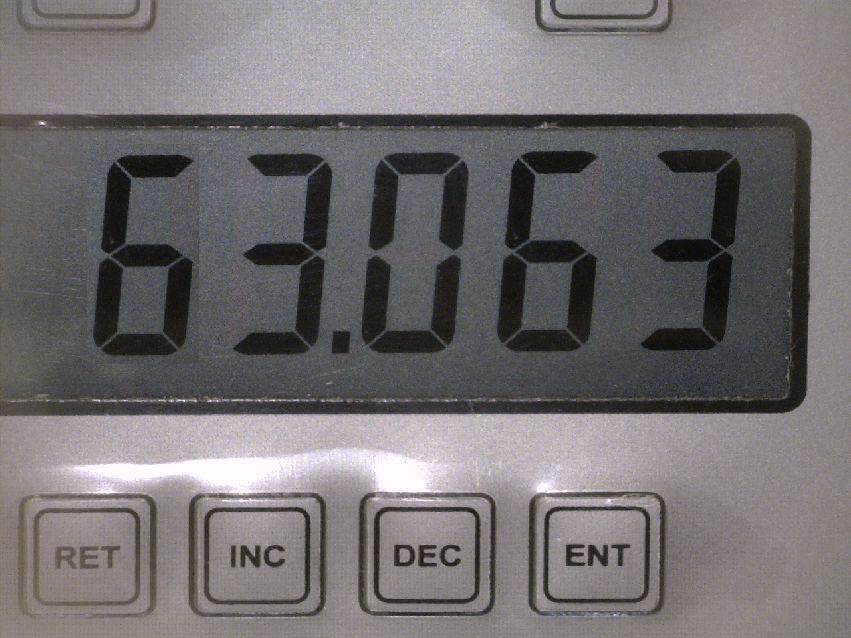
#> input picture Dataset/img01.BMP, 851 x 638 px, found by its file name
$ jupyter execute --allow-errors Digital_Gauge_Solution.ipynb   (shell and % lines are left out)
#> lines starting #> are read from the running program, lines starting #| are printed output that depends on the picture; after the words box and inside, x2 and y2 are one past the last pixel; in counts of white or black regions, pixels touching at a corner belong together
[cell 1]
#Install Pre-Req

[cell 2]
#Import Libs
from matplotlib import pyplot as plot
from PIL import Image

import matplotlib as mpl
import urllib.request
import urllib.parse
import numpy as np
import easyocr
import math
import cv2
import re

[cell 3]
# Suppress the Warnings
import warnings
import logging

warnings.filterwarnings("ignore", message="Neither CUDA nor MPS are available - defaulting to CPU. Note: This module is much faster with a GPU.", category=UserWarning)
warnings.filterwarnings("ignore", message="'pin_memory' argument is set as true but no accelerator is found, then device pinned memory won't be used.", category=UserWarning)
logging.getLogger('easyocr').setLevel(logging.ERROR)

#> (a cell that did not finish here is left out)

[cell 5]
#Define the Image URL
image_url = 'https://raw.githubusercontent.com/jrafa1607/Digital_Gauge_Solution_CV/main/Dataset/img01.BMP'

[cell 6]
#Open the Image
with urllib.request.urlopen(image_url) as url:
    s = url.read()

[cell 7]
#Convert to a Numpy Array and Decode with cv2
original = cv2.imdecode(np.frombuffer(s, np.uint8), -1)
#> original is the input picture: shape (638, 851, 3); mean B, G, R 112.9, 111.2, 114.5

[cell 8]
#Show the Image
plot.imshow(original,cmap='gray')
plot.show()

[cell 9]
#Define the Interest Region
x, y, w, h = 65, 135, 685, 230
img = original[y:y+h, x:x+w]
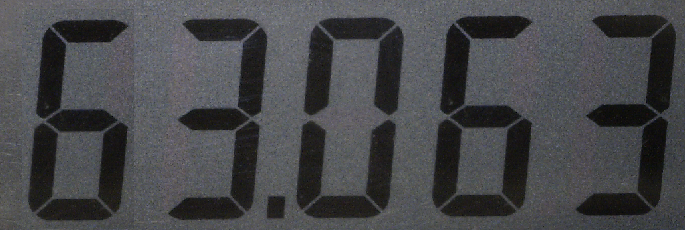
#> img: shape (230, 685, 3); mean B, G, R 74.1, 71.5, 70.6

[cell 10]
#Show the Results
plot.imshow(img,cmap='gray')
plot.show()

[cell 11]
# Apply Non-Local Means Denoising
img = cv2.fastNlMeansDenoising(img, None, 20, 7, 21)

[cell 12]
#Show the Results
plot.imshow(img,cmap='gray')
plot.show()

[cell 13]
#Apply the Normalization with MinMax
norm_img = np.zeros((img.shape[0], img.shape[1]))
img = cv2.normalize(img, norm_img, 0, 255, cv2.NORM_MINMAX)
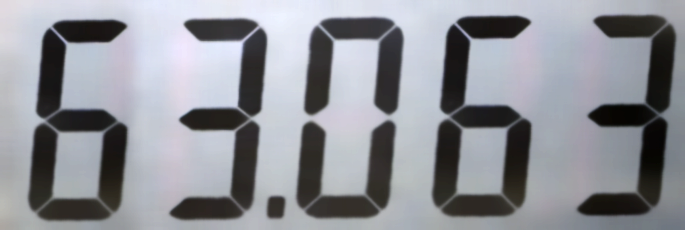
#> img: shape (230, 685, 3); mean B, G, R 151, 144.6, 142.5

[cell 14]
#Show the Results
plot.imshow(img,cmap='gray')
plot.show()

[cell 15]
#Apply Filter for Dark Colors in the Image
kernel = cv2.getStructuringElement(cv2.MORPH_RECT, (1,2))
img = cv2.morphologyEx(img, cv2.MORPH_OPEN, kernel,iterations=1)
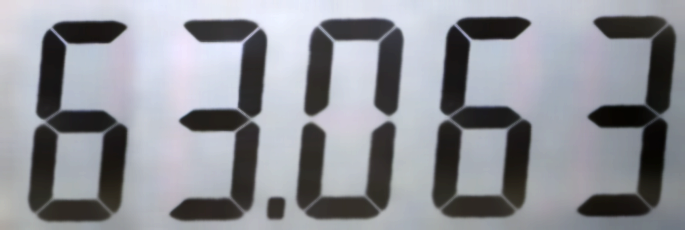
#> img: shape (230, 685, 3); mean B, G, R 151.2, 144.8, 142.7

[cell 16]
#Apply Erosion
EE = cv2.getStructuringElement(cv2.MORPH_RECT,(5,5))
img = cv2.erode(img,EE,iterations = 2)
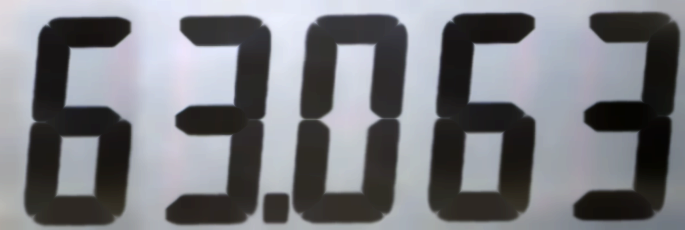
#> img: shape (230, 685, 3); mean B, G, R 128.4, 123.6, 122.2

[cell 17]
#Show the Results
plot.imshow(img,cmap='gray')
plot.show()

[cell 18]
#Convert to Grayscale
img = cv2.cvtColor(img, cv2.COLOR_BGR2GRAY)
#> img: shape (230, 685)

[cell 19]
#Apply Canny to Create Edges
canny_edges = cv2.Canny(img, 150, 200)
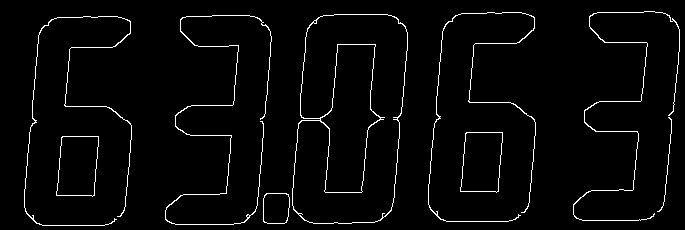
#> canny_edges: shape (230, 685); 3% white in thin lines or dots, all inside (x1, y1, x2, y2) = (24, 11, 680, 226)
black_edges_mask = cv2.bitwise_not(canny_edges)
img = cv2.bitwise_and(img, black_edges_mask)
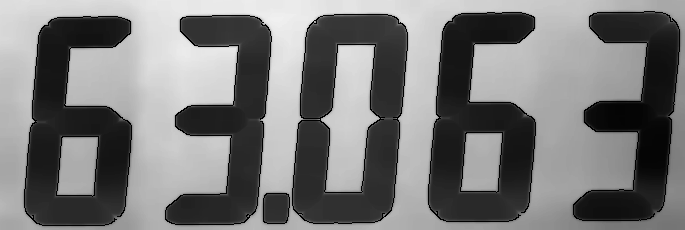
#> img: shape (230, 685); min 0, max 240, mean 120.5

[cell 20]
#Fill the Canny Edges
kernel_fill = np.ones((8,8), np.uint8)
img = cv2.morphologyEx(img, cv2.MORPH_CLOSE, kernel_fill)
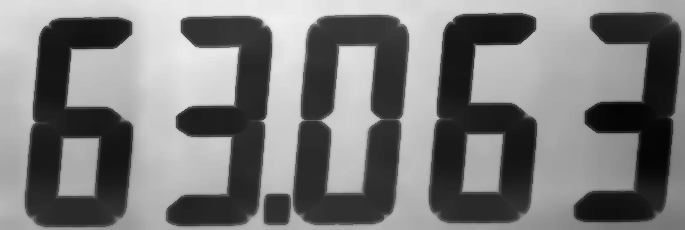
#> img: shape (230, 685); min 4, max 240, mean 123

[cell 21]
#Show the Results
plot.imshow(img,cmap='gray')
plot.show()

[cell 22]
#Find the Average Grayscale Level for File-tuning
print(f"Average Grayscale Level: {np.mean(img):.2f}")
#| Average Grayscale Level: 122.99

[cell 23]
#Define Threshold
if np.mean(img) > 60 and np.mean(img) < 90:
    threshold_value = 70
elif np.mean(img) > 121.7 and np.mean(img) < 130:
    threshold_value = 138
else:
    threshold_value = 90

[cell 24]
# Apply Threshold
ret_manual, img = cv2.threshold(img, threshold_value, 255, cv2.THRESH_BINARY)
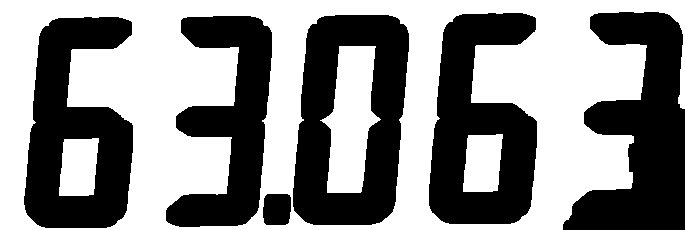
#> img: shape (230, 685); 54% white; 6 black regions, box (x1, y1, x2, y2) and area: (563, 12, 685, 230) 15472, (293, 15, 409, 225) 15430, (24, 17, 133, 228) 14528, (429, 13, 537, 224) 14519, (166, 16, 272, 227) 11771, (263, 194, 291, 225) 810
#> ret_manual = 138

$ run again, with Dataset/img02.BMP copied over Dataset/img01.BMP
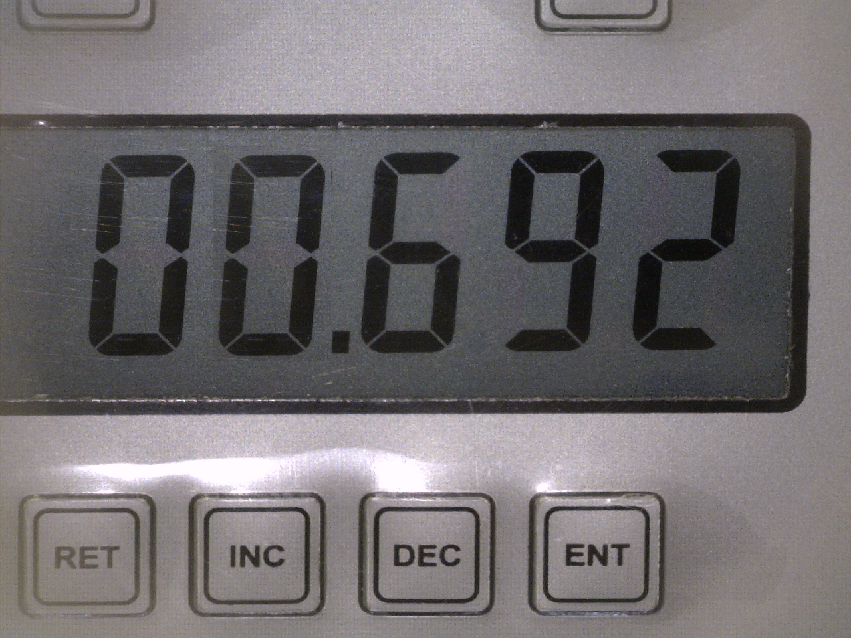
#> input picture Dataset/img02.BMP, 851 x 638 px, found by its file name
#> original is the input picture: shape (638, 851, 3); mean B, G, R 111.3, 109.3, 112.7
#> `canny_edges = cv2.Canny(img, 150, 200)`:
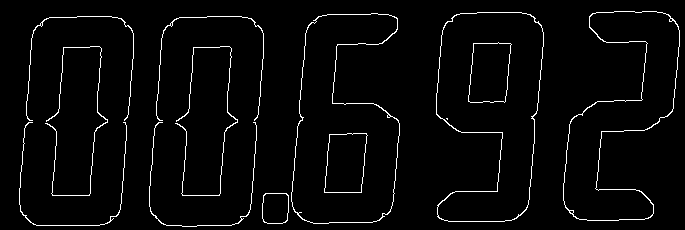
#> canny_edges: shape (230, 685); 3.1% white in thin lines or dots
#> black_edges_mask: shape (230, 685); 96.9% white; black in thin lines or dots
#| Average Grayscale Level: 119.06
#> `ret_manual, img = cv2.threshold(img, threshold_value, 255, cv2.THRESH_..`:
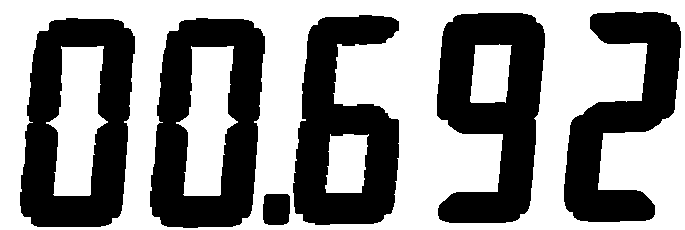
#> img: shape (230, 685); 55.8% white; 6 black regions, box (x1, y1, x2, y2) and area: (150, 18, 265, 228) 14608, (20, 18, 135, 227) 14598, (437, 13, 545, 223) 14260, (293, 15, 399, 225) 13606, (564, 12, 681, 222) 11728, (263, 194, 290, 225) 792
#> ret_manual = 90

$ run again, with Dataset/img03.BMP copied over Dataset/img01.BMP
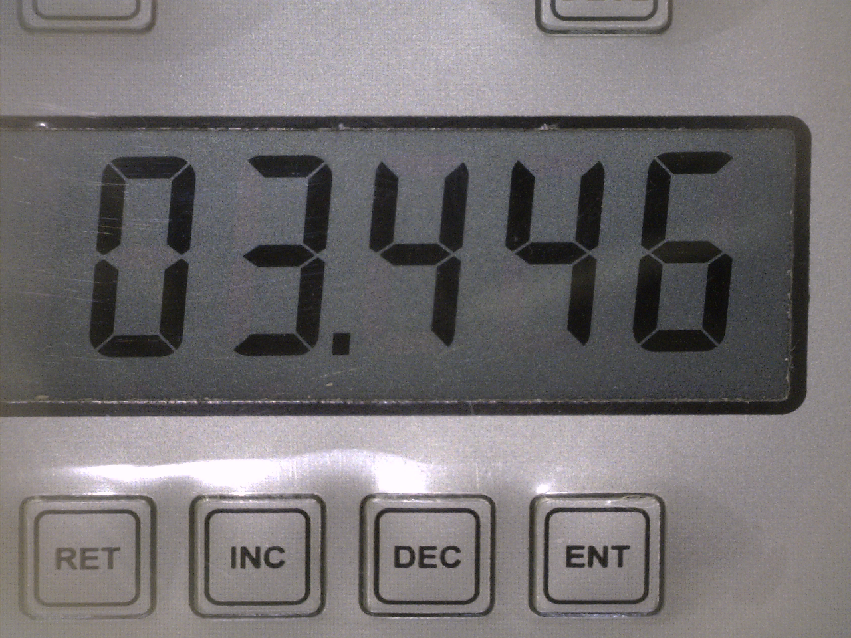
#> input picture Dataset/img03.BMP, 851 x 638 px, found by its file name
#> original is the input picture: shape (638, 851, 3); mean B, G, R 114.3, 112.7, 116.2
#> `canny_edges = cv2.Canny(img, 150, 200)`:
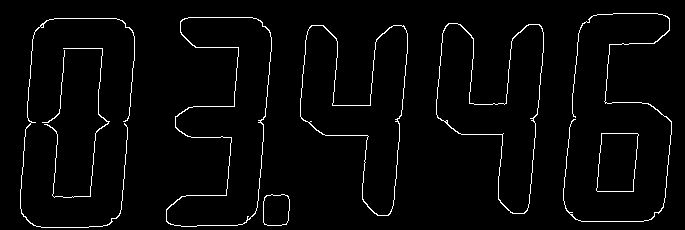
#> canny_edges: shape (230, 685); 2.8% white in thin lines or dots, all inside (x1, y1, x2, y2) = (20, 13, 672, 228)
#| Average Grayscale Level: 132.12
#> `ret_manual, img = cv2.threshold(img, threshold_value, 255, cv2.THRESH_..`:
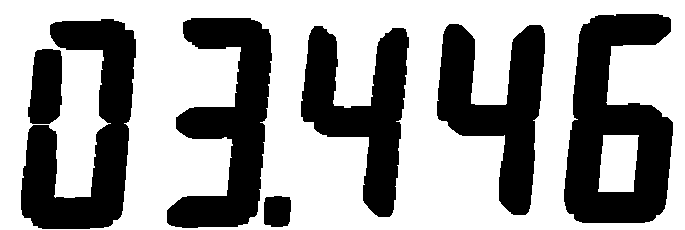
#> img: shape (230, 685); 61.4% white; 7 black regions, largest, box (x1, y1, x2, y2) and area: (564, 14, 673, 223) 14153, (21, 19, 136, 229) 12108, (167, 18, 272, 228) 11452
#> ret_manual = 90
